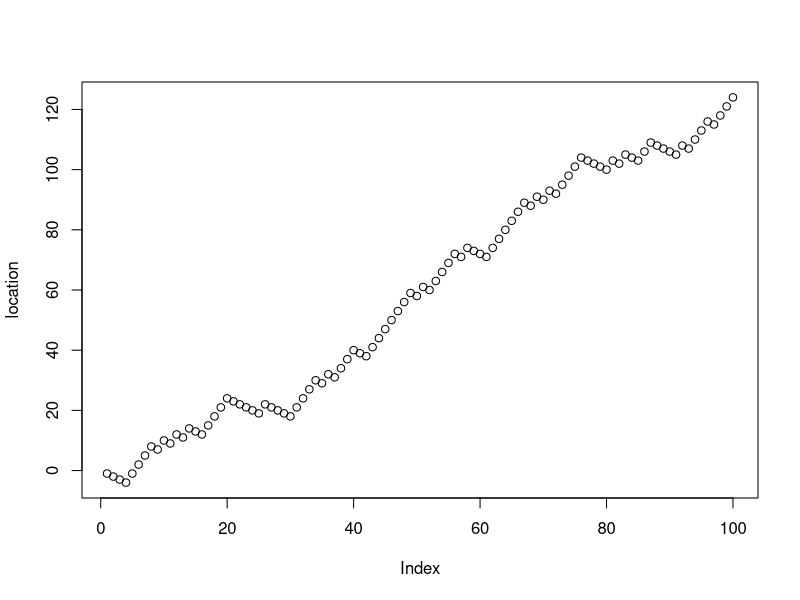
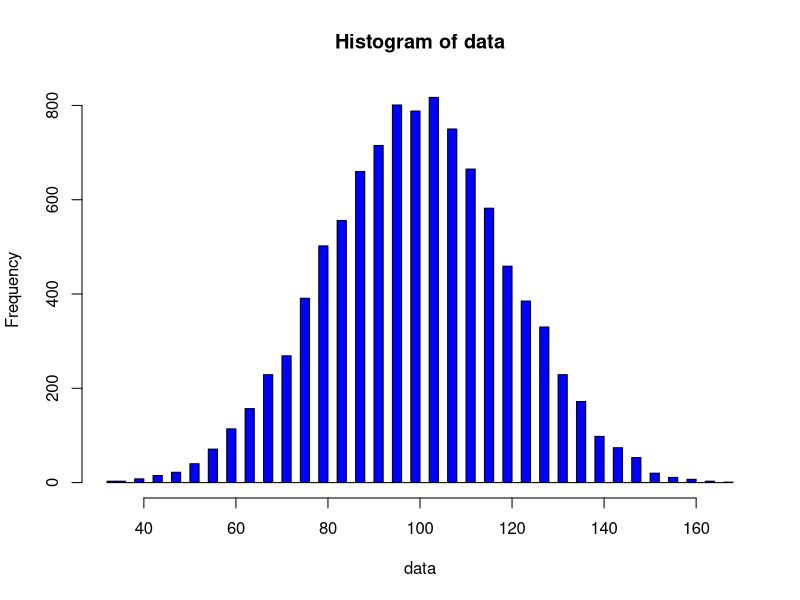
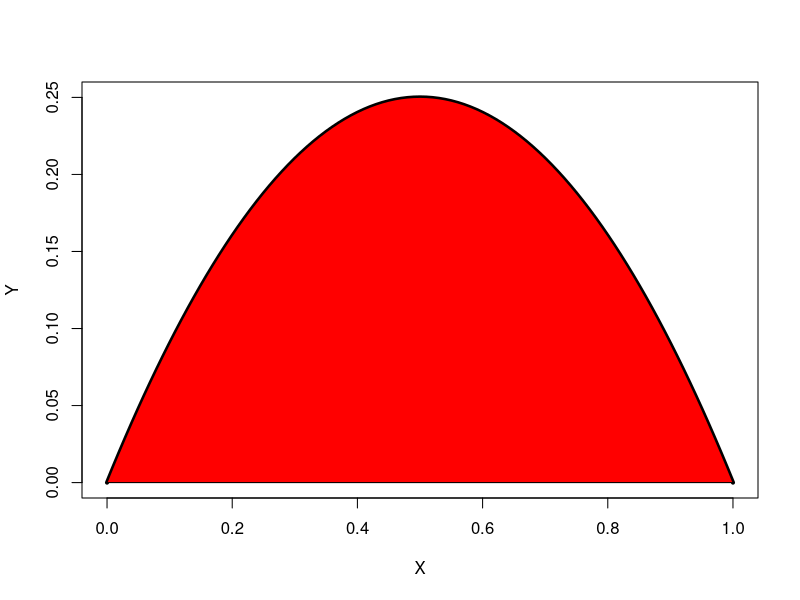
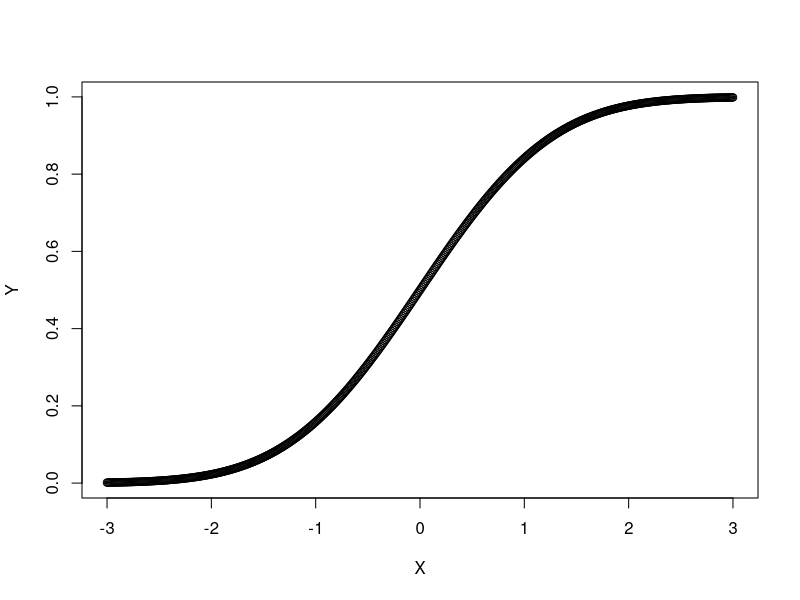
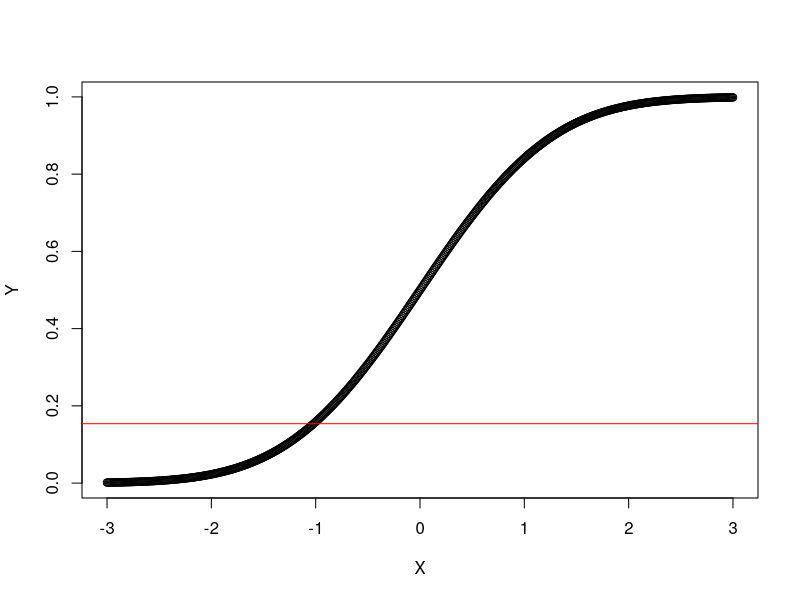
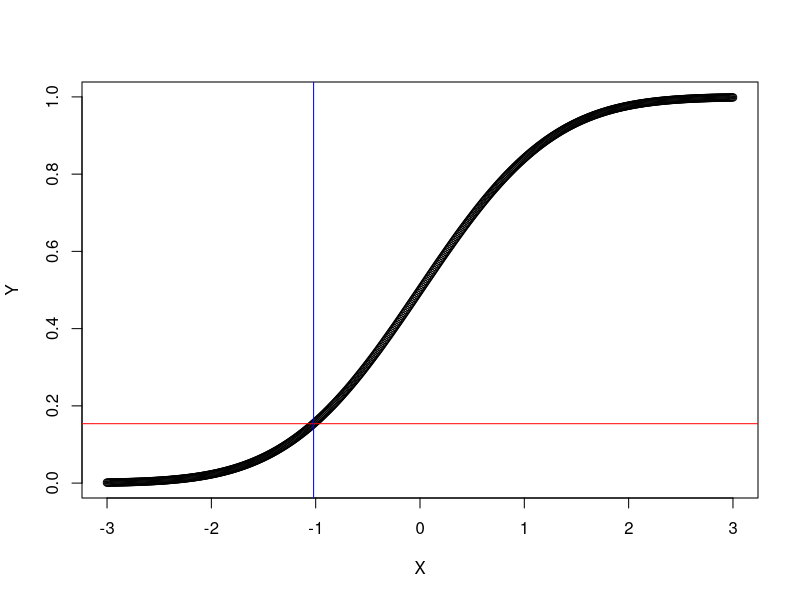
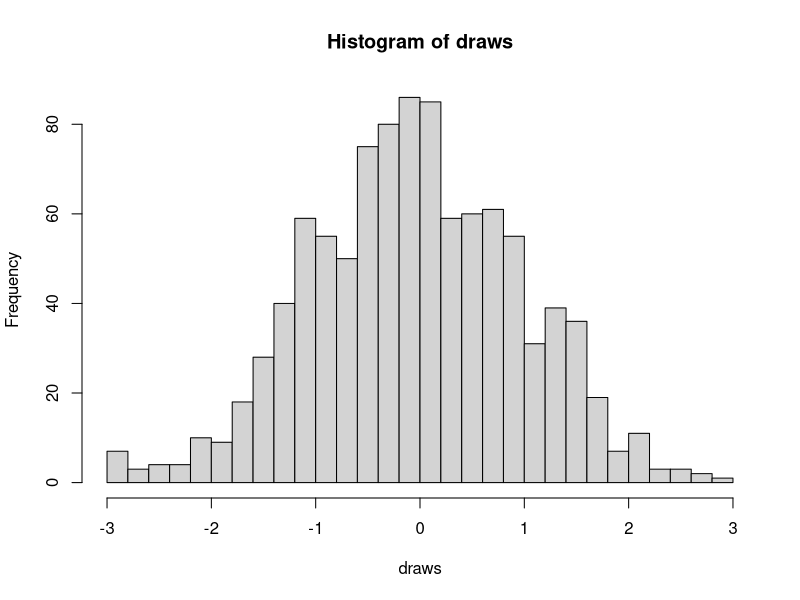
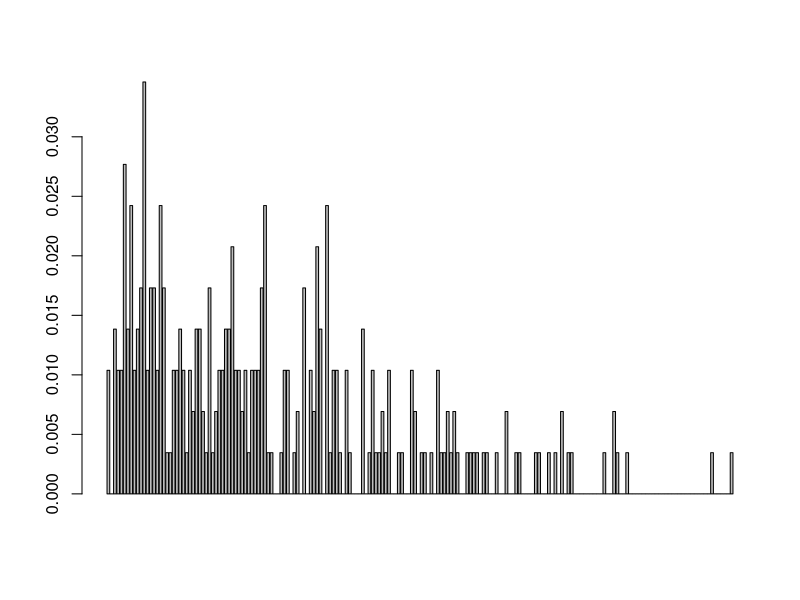

Write the R code that produced these figures, in order.
## ---- chunk 1
knitr::opts_chunk$set(echo = TRUE,
                      warning = FALSE,
                      message = FALSE)
## ---- chunk 2
choose(52,5)
## ---- chunk 3
data <- sample(c(0,1,1,1,1,1,1,2,2,2),1000000,replace=TRUE)
## ---- chunk 4
mean(data)
## ---- chunk 5
runif(1)
## ---- chunk 6
runif(20)
## ---- chunk 7
data <- runif(100000)
## ---- chunk 8
runif(5)
## ---- chunk 9
runif(5)
## ---- chunk 10
set.seed(1234)
runif(5)
## ---- chunk 11
set.seed(1234)
runif(5)
## ---- chunk 12
data <- c('red','blue','green','yellow')
## ---- chunk 13
set.seed(1234)
sample(data,3)
## ---- chunk 14
set.seed(1234)
sample(data,3,replace = TRUE)
## ---- chunk 15
choices <- c('a','b','c','d')
sample(choices, 20, replace = TRUE)
## ---- chunk 16
choices <- c('a','a','a','b','c','d')
sample(choices, 20, replace = TRUE)
## ---- chunk 17
set.seed(42) # Hitchhiker's Guide
number_of_experiments <- 100000
one_die <- 1:6
## ---- chunk 18
one_roll <- function() {
  return(sum(sample(one_die,2,replace=TRUE)))
}
## ---- chunk 19
print(one_roll())
## ---- chunk 20
print(one_roll())
## ---- chunk 21
sapply(1:10,function(z) one_roll())
## ---- chunk 22
data <- sapply(1:number_of_experiments,
               function(z) one_roll())
## ---- chunk 23
number_of_7 <- length(which(data==7))
## ---- chunk 24
number_of_7/number_of_experiments
## ---- chunk 25
6/36
## ---- chunk 26
set.seed(42)
coin_flips <- sample(c(-1,1),100,replace=TRUE)
extra_steps <- 2*coin_flips
location <- cumsum(1+extra_steps)
plot(location)
## ---- chunk 27
tail(location,1)
## ---- chunk 28
set.seed(42)
number_of_trips <- 10000
one_trip <- function() {
  coin_flips <- sample(c(-1,1),100,replace=TRUE)
  extra_steps <- 2*coin_flips
  location <- cumsum(1+extra_steps)
  return(tail(location,1))
}
data <- sapply(1:number_of_trips,function(z) one_trip())
## ---- chunk 29
hist(data,breaks=60,col='blue')
## ---- chunk 30
set.seed(42)
number_of_experiments <- 100000
wait_time <- 15
## ---- chunk 31
one_rep <- function() {
  arrival_time <- runif(2,min=0,max=60)
  abs(arrival_time[1]-arrival_time[2])<=15
}
## ---- chunk 32
data <- sapply(1:number_of_experiments,
       function(z) one_rep())
## ---- chunk 33
length(which(data))/number_of_experiments
## ---- chunk 34
number_of_experiments <- 100000
## ---- chunk 35
one_rep <- function() {
  arrival_time <- runif(2,min=0,max=60)
  wait_time <- runif(1,min=0,max=20)
  abs(arrival_time[1]-arrival_time[2])<=wait_time
}
## ---- chunk 36
data <- sapply(1:number_of_experiments,
       function(z) one_rep())
## ---- chunk 37
length(which(data))/number_of_experiments
## ---- chunk 38
set.seed(42)
inputs <- runif(10000,min=0,max=5)
f <- function(x) {
  return(x*(1-x))
}
outputs <- f(inputs)
## ---- chunk 39
max(outputs)
## ---- chunk 40
index <- which.max(outputs)
inputs[index]
## ---- chunk 41
X <- seq(from=0,to=1,by=0.01)
f <- Vectorize(
  function(x) {
    return(x*(1-x))
  }
)
Y <- f(X)
plot(X,Y,type='l',lwd=4)
XX <- c(X,rev(X))
YY <- c(Y,rep(0,length(X)))
polygon(XX,YY,col='red')
## ---- chunk 42
xmin <- 0
xmax <- 1
ymin <- 0
ymax <- 0.3
number_of_darts <- 10000
X <- runif(number_of_darts,min=xmin,max=xmax)
Y <- runif(number_of_darts,min=ymin,max=ymax)
## ---- chunk 43
image_area <- (xmax-xmin)*(ymax-ymin)
image_area
## ---- chunk 44
darts_in_region <- length(which(Y <= f(X)))
## ---- chunk 45
darts_in_region/number_of_darts
## ---- chunk 46
darts_in_region/number_of_darts * image_area
## ---- chunk 47
integrate(f,lower=0,upper=1)
## ---- chunk 48
X <- seq(from=-3,to=3,by=0.01)
Y <- pnorm(X)
plot(X,Y)
## ---- chunk 49
y <- runif(1)
## ---- chunk 50
set.seed(42)
plot(X,Y)
abline(h=y,col='red')
## ---- chunk 51
location <- which.min(abs(Y-y))
the_draw <- X[location]
plot(X,Y)
abline(h=y,col='red')
abline(v=the_draw,col='blue')
## ---- chunk 52
set.seed(42)
y <- runif(1000)
find_X <- function(y) {
  location <- which.min(abs(Y-y))
  return(X[location])
}
draws <- sapply(y,find_X)
## ---- chunk 53
hist(draws,breaks=40)
## ---- chunk 54
data(sunspot.year)
spots <- ceiling(sunspot.year)
head(spots)
## ---- chunk 55
countem <- function(data,x) {
  sum(data==x)
}
X <- 0:max(spots)
temp <- sapply(X,function(z) countem(spots,z))
f <- temp/sum(temp)
barplot(f)
## ---- chunk 56
Y <- cumsum(f)
plot(X,Y)
## ---- chunk 57
set.seed(42)
y <- runif(1000)
find_X <- function(y) {
  location <- which.min(abs(Y-y))
  return(X[location])
}
draws <- sapply(y,find_X)
hist(draws,breaks=60)
## ---- chunk 58
draws=sample(spots,1000,replace=TRUE)
hist(draws,breaks=60)
## ---- chunk 59
data(Nile)
head(Nile)
## ---- chunk 60
hist(Nile)
## ---- chunk 61
Nile_density <- density(Nile)
plot(Nile_density)
## ---- chunk 62
Nile_approx <- approxfun(Nile_density)
f <- function(x){
  if (x<min(Nile) | x>max(Nile)) {
    r <- 0
  } else {
    r <- Nile_approx(x)
  }
  return(r)
}
f <- Vectorize(f)
X <- min(Nile):max(Nile)
Y <- sapply(X,function(z) integrate(f,lower=-Inf,upper=z,stop.on.error = FALSE)$value)
plot(X,Y)
## ---- chunk 63
set.seed(42)
y <- runif(1000)
find_X <- function(y) {
  location <- which.min(abs(Y-y))
  return(X[location])
}
draws <- sapply(y,find_X)
hist(draws,breaks=60)
## ---- chunk 64
f_temp <- function(x1,x2) {
  if (x1>=0 & x1<=2 & x2>=0 & x2<=2) {
    return(5*exp(-x1-x2))
  } else {
    return(0)
  }
}
## ---- chunk 65
set.seed(42)
number_of_darts <- 100000
X1 <- runif(number_of_darts,min=0,max=2)
X2 <- runif(number_of_darts,min=0,max=2)
Y <- runif(number_of_darts,min=0,max=5)
outputs <- sapply(1:length(X1),function(j) f_temp(X1[j],X2[j]))
volume <- length(which(Y<=outputs))/number_of_darts * 2*2*5
volume
## ---- chunk 66
f <- function(x1,x2) {
  return(f_temp(x1,x2)/volume)
}
## ---- chunk 67
set.seed(42)
number_of_darts <- 5000
X1 <- runif(number_of_darts,min=0,max=2)
X2 <- runif(number_of_darts,min=0,max=2)
Y <- runif(number_of_darts,min=0,max=1)
outputs <- sapply(1:length(X1),function(j) f_temp(X1[j],X2[j]))
keepers <- which(Y<=outputs)
x1 <- X1[keepers]
x2 <- X2[keepers]
plot(x1,x2)
